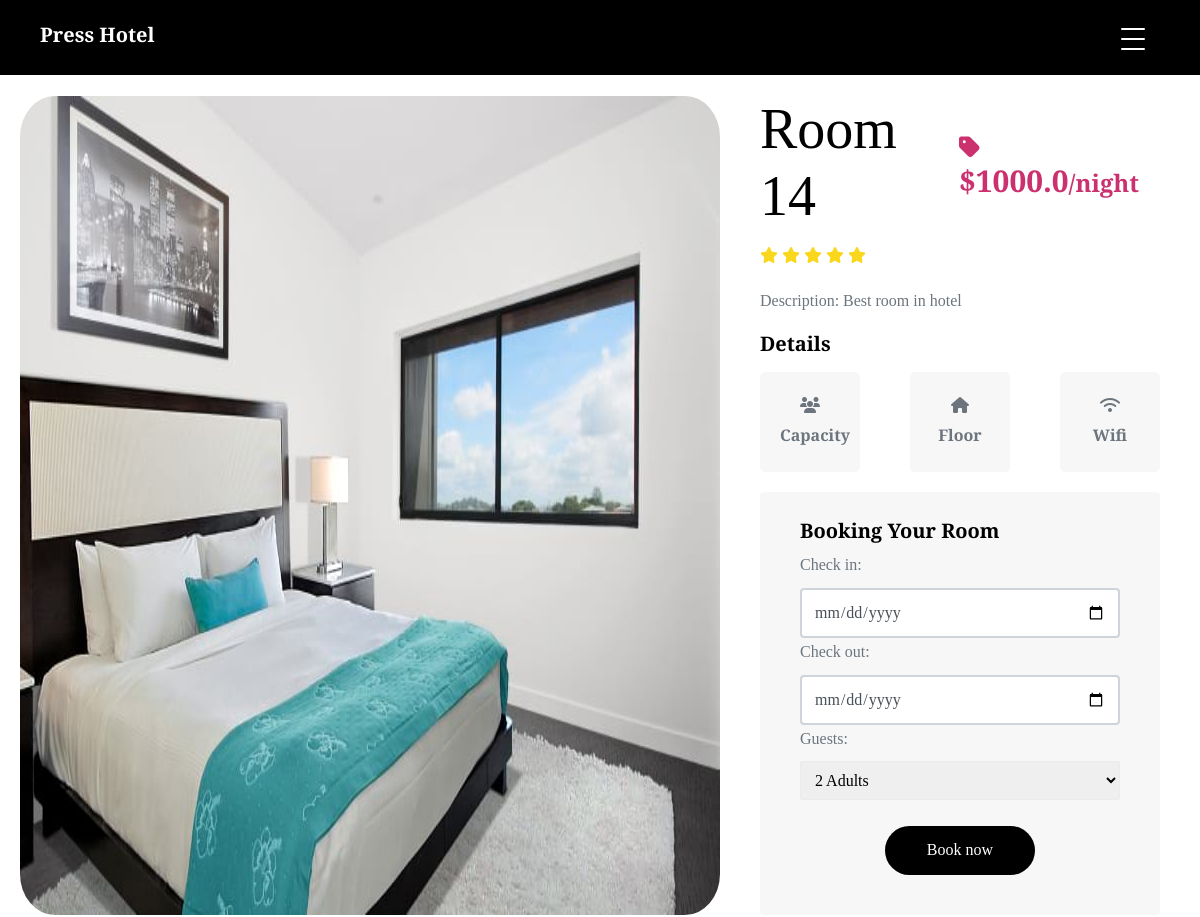
The page /room/2 (signed in, upper part) on the database as committed earlier.
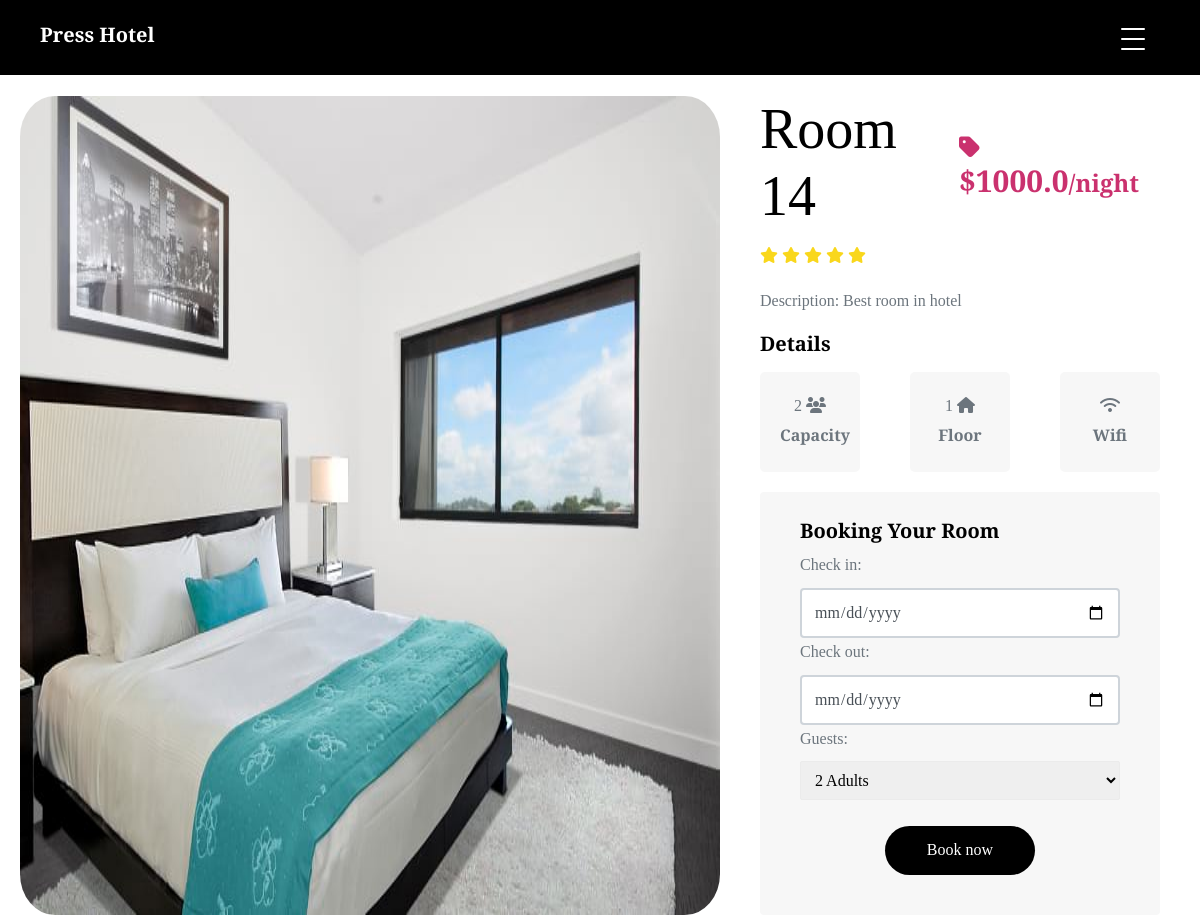
The same page on the database as committed later.
### model.py (models this page shows)
class Room(Base):
    __tablename__ = 'rooms'
    id = Column(Integer, primary_key=True)
    room_number = Column(String(50), nullable=False)
    price = Column(Float, nullable=False)
    floor = Column(String(10), nullable=False)
    capacity = Column(Integer, nullable=False, default=1)
    image = Column(String(50), nullable=False)
    description = Column(String(1000), nullable=False)
    available = Column(Integer, nullable=False, default=1) # 0 = not available, 1 = available
    average_rating = Column(Float, nullable=False, default=0)

### user_route.py (the view)
@user_route.route('/room/<int:room_id>', methods=['GET'])
def room(room_id):
    with app.app_context():
        if not session.get('logged_in'):
            return redirect(url_for('authenticate_route.login'))
        else:
            room = get_room_by_id(room_id)
            reviews = get_reviews_by_room_id(room_id)
            message = request.args.get('message')
            error = request.args.get('error')
            return render_template('user_room.html', room=room, reviews=reviews, message=message, error=error)

### controller.py (called while the page is built)
def get_room_by_id(room_id):
    session = DBSession()
    room = session.query(Room).get(room_id)
    session.close()
    return room

def get_reviews_by_room_id(room_id):
    session = DBSession()
    reviews = session.query(Review).filter_by(room_id=room_id).all()
    review_with_name = []
    for review in reviews:
        user = session.query(User).get(review.user_id)
        review.name = user.username if user.friendly_name == "" else user.friendly_name
        review_with_name.append(review)
    session.close()
    return review_with_name

### templates/user_room.html (shortened to what the changed rows need)
{% extends "base.html" %}
{% block header %}
<link rel="stylesheet" href="{{ url_for('static', filename='css/login_room_style.css') }}">
{% endblock %}
{% block body %}
<div class="container-fluid px-md-0 mt-5 pt-5">
  <div class="row no-gutters align-items-stretch">
    <div class="col-md-7 img-wrap">
      <img class="user-room" src="{{ url_for('static', filename='images/' + room.image) }}" alt="room image" width="100%" height="100%">
    </div>
    <div class="col-md-4 content-wrap">
        <div class="box-top mb-1">
          <h3 class="display-4">Room {{ room.room_number }}</h3>
          <h4 class="room-price font-weight-bold"><i class="fa fa-tag" aria-hidden="true"></i><span class="price"> ${{ room.price }}</span>/night</h4>
        </div>
        <div class="room-exerpt">
          <p><span>Description: <span>{{ room.description }}</p>
          <div class="mt-1 detail">
            <div class="">
              <div class="m-auto text-center amenties">
                <p class="mb-0">{{ room.capacity }} <i width="50%" class="fas fa-users"></i></p>
                <p class="font-weight-bold">Capacity</p>
              </div>
            </div>
            <div class="">
              <div class="m-auto text-center amenties">
                <p class="mb-0">{{ room.floor }} <i width="50%" class="fas fa-home"></i></p>
                <p class="font-weight-bold">Floor</p>
              </div>
            </div>
          </div>
        </div>
    </div>
    </div>
</div>
{% endblock %}

Rows that differ between the two databases and show on the page:
changed Room "Best room in hotel": capacity (not shown) → "2"; floor (not shown) → "1"
